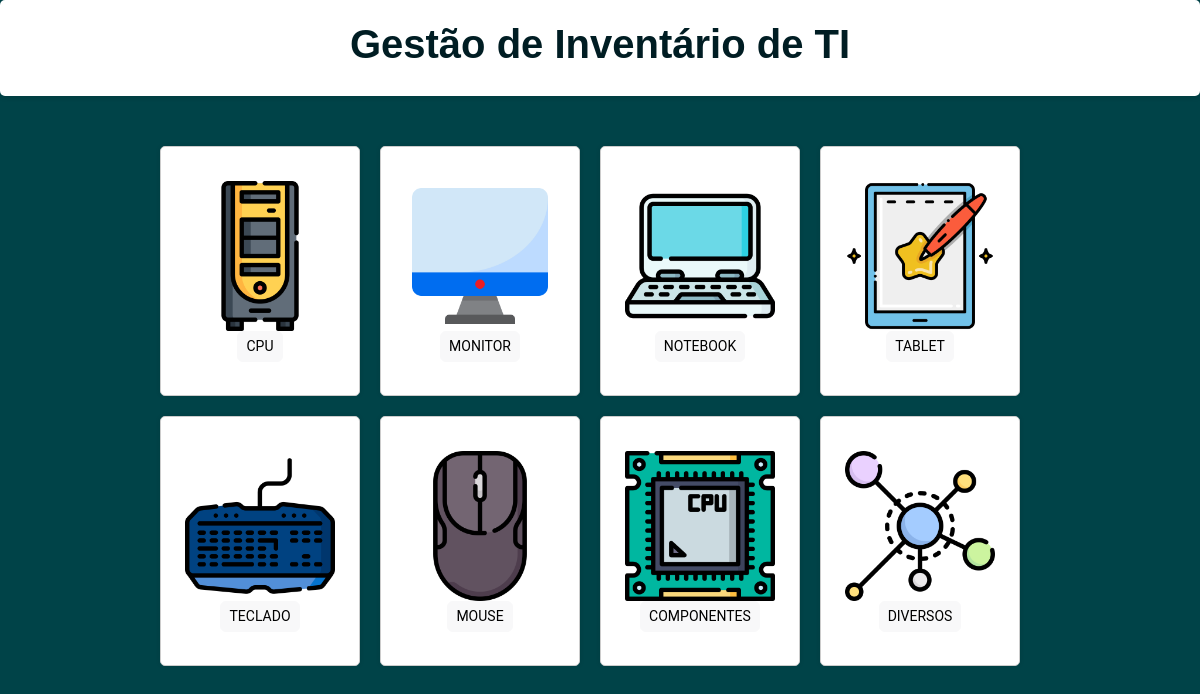
The page / on the database its author committed.
### tables this page shows
CREATE TABLE IF NOT EXISTS `categorias` (
  `id` int(11) NOT NULL,
  `botao_src` varchar(100) NOT NULL,
  `nomecategoria` varchar(100) NOT NULL
);

### mods/menu.php (the view, shortened to what this page needs)
<?php
function listaMenu($var){
   include "conexao.php";
   if($var=='home'){
    $c = 1;
    $sql = "SELECT botao_src, nomecategoria FROM categorias";
    $sql_temp = $PDO->query( $sql );
    while($temp = $sql_temp->fetch(PDO::FETCH_ASSOC)){
          $botao_src        = $temp["botao_src"];
          $nomecategoria    = $temp["nomecategoria"];
          if($c==2){
            $lista_categoria .= '<div class="menu-item">
                                    <form action="view.php" method="POST" id="form-'.$nomecategoria.'">
                                        <img src="imagens/'.$botao_src.'" alt="Imagem '.$nomecategoria.'" style="cursor: pointer;" onclick="submitForm(\''.$nomecategoria.'\')">
                                        <span>
                                            <input type="hidden" name="tipo" value="'.$nomecategoria.'">
                                            <input type="submit" value="'.$nomecategoria.'" class="btn btn-light btn-sm">
                                        </span>
                                    </form>
                                </div>
                                </div>
                                <div class="menu-column">';
                                $c = 0;
          }else{
            $lista_categoria .= '<div class="menu-item">
                                    <form action="view.php" method="POST" id="form-'.$nomecategoria.'">
                                        <img src="imagens/'.$botao_src.'" alt="Imagem '.$nomecategoria.'" style="cursor: pointer;" onclick="submitForm(\''.$nomecategoria.'\')">
                                        <span>
                                            <input type="hidden" name="tipo" value="'.$nomecategoria.'">
                                            <input type="submit" value="'.$nomecategoria.'" class="btn btn-light btn-sm">
                                        </span>
                                    </form>
                                </div>';
          }
          $c++;
    }
    echo $lista_categoria;
   }
}
?>

### css/style.css (style rules this page uses)
body { background-color: #f1f1f1; font-family: Arial, sans-serif; }
.menu-column { display: flex; flex-direction: column; align-items: center; gap: 20px; }
.menu-item { width: 200px; height: 250px; background-color: #ffffff; border: 1px solid #cccccc; display: flex; flex-direction: column; align-items: center; justify-content: center; font-size: 18px; cursor: pointer; font-family: "Roboto", sans-serif; transition: background-color 0.3s; box-shadow: 0px 0px 5px rgba(0, 0, 0, 0.1); border-radius: 5px; text-align: center; }
.menu-item img { max-width: 150px; max-height: 150px; }

### rows shown on the page
categorias: botao_src (picture), nomecategoria "CPU"
categorias: botao_src (picture), nomecategoria "TECLADO"
categorias: botao_src (picture), nomecategoria "MONITOR"
categorias: botao_src (picture), nomecategoria "MOUSE"
categorias: botao_src (picture), nomecategoria "NOTEBOOK"
categorias: botao_src (picture), nomecategoria "COMPONENTES"
categorias: botao_src (picture), nomecategoria "TABLET"
categorias: botao_src (picture), nomecategoria "DIVERSOS"
